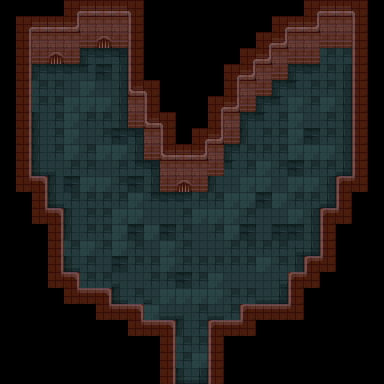

The image is a tile-based game level rendered from a .tmx file. Its description and complete source (layers, tilesets, objects, tile grids) follow:
An orthogonal 24x24 tile map with 16x16 px tiles, 3 tile layers (floor, details, collision).

<map version="1.10" tiledversion="1.10.2" orientation="orthogonal" renderorder="right-down" width="24" height="24" tilewidth="16" tileheight="16" infinite="0" nextlayerid="8" nextobjectid="10">
 <tileset firstgid="1" source="../../Tilesets/dungeon_prison_tileset.tsx" />
 <layer id="3" name="floor" width="24" height="24">
  <data encoding="csv">
0,0,0,0,0,0,0,0,0,0,0,0,0,0,0,0,0,0,0,0,0,0,0,0,
0,0,0,0,0,0,0,0,0,0,0,0,0,0,0,0,0,0,0,0,0,0,0,0,
0,0,0,0,0,0,0,0,0,0,0,0,0,0,0,0,0,0,0,0,0,0,0,0,
0,0,0,0,0,5,6,7,0,0,0,0,0,0,0,0,0,0,0,0,81,81,0,0,
0,0,5,6,6,60,80,32,0,0,0,0,0,0,0,0,0,0,5,6,81,32,0,0,
0,0,81,81,31,82,31,32,0,0,0,0,0,0,0,0,0,5,60,81,81,32,0,0,
0,0,81,81,82,82,82,32,0,0,0,0,0,0,0,0,5,60,82,81,82,32,0,0,
0,0,30,81,82,81,81,32,0,0,0,0,0,0,0,5,60,81,82,31,81,32,0,0,
0,0,30,81,82,31,81,80,7,0,0,0,0,0,0,30,81,81,82,80,81,32,0,0,
0,0,30,81,82,81,82,82,32,0,0,0,0,0,5,81,81,81,82,82,82,32,0,0,
0,0,55,10,81,81,31,81,58,7,0,0,0,5,60,81,82,81,80,81,81,57,0,0,
0,0,0,30,80,82,82,81,80,32,0,0,0,30,31,82,82,31,82,82,32,0,0,0,
0,0,0,55,81,81,81,81,82,58,6,6,81,81,82,82,80,82,81,81,57,0,0,0,
0,0,0,0,30,81,81,82,82,31,31,81,82,82,82,81,31,31,82,32,0,0,0,0,
0,0,0,0,30,81,81,82,80,82,80,81,31,81,82,80,31,80,80,32,0,0,0,0,
0,0,0,0,81,82,81,82,81,31,82,81,31,31,81,81,81,81,8,57,0,0,0,0,
0,0,0,0,55,81,31,80,81,81,82,81,81,81,81,81,82,81,32,0,0,0,0,0,
0,0,0,0,0,81,81,10,31,81,81,80,81,82,31,31,31,8,57,0,0,0,0,0,
0,0,0,0,0,0,0,55,81,10,82,82,82,82,81,81,56,57,0,0,0,0,0,0,
0,0,0,0,0,0,0,0,81,82,56,10,81,56,81,0,0,0,0,0,0,0,0,0,
0,0,0,0,0,0,0,0,0,0,0,30,81,0,0,0,0,0,0,0,0,0,0,0,
0,0,0,0,0,0,0,0,0,0,0,81,81,0,0,0,0,0,0,0,0,0,0,0,
0,0,0,0,0,0,0,0,0,0,0,81,82,0,0,0,0,0,0,0,0,0,0,0,
0,0,0,0,0,0,0,0,0,0,0,55,57,0,0,0,0,0,0,0,0,0,0,0
</data>
 </layer>
 <layer id="2" name="details" width="24" height="24">
  <data encoding="csv">
0,0,0,0,104,2,102,2,105,0,0,0,0,0,0,0,0,0,0,104,2,2,105,0,
0,104,2,102,103,27,127,27,130,0,0,0,0,0,0,0,0,104,2,103,27,27,130,0,
0,129,27,127,27,52,152,52,130,0,0,0,0,0,0,0,104,103,27,27,52,52,130,0,
0,129,52,152,52,0,0,0,130,0,0,0,0,0,0,104,103,27,52,52,0,0,130,0,
0,129,0,0,0,0,0,0,130,0,0,0,0,0,104,103,27,52,0,0,0,0,130,0,
0,129,0,0,0,0,0,0,101,105,0,0,0,0,129,27,52,0,0,0,0,0,130,0,
0,129,0,0,0,0,0,0,27,130,0,0,0,104,103,52,0,0,0,0,0,0,130,0,
0,129,0,0,0,0,0,0,52,101,105,0,0,129,27,0,0,0,0,0,0,0,130,0,
0,129,0,0,0,0,0,0,0,27,130,0,104,103,52,0,0,0,0,0,0,0,130,0,
0,129,0,0,0,0,0,0,0,52,101,102,103,27,0,0,0,0,0,0,0,0,130,0,
0,129,0,0,0,0,0,0,0,0,27,127,27,52,0,0,0,0,0,0,0,0,130,0,
0,154,78,0,0,0,0,0,0,0,52,152,52,0,0,0,0,0,0,0,0,76,155,0,
0,0,129,0,0,0,0,0,0,0,0,0,0,0,0,0,0,0,0,0,0,130,0,0,
0,0,154,78,0,0,0,0,0,0,0,0,0,0,0,0,0,0,0,0,76,155,0,0,
0,0,0,129,0,0,0,0,0,0,0,0,0,0,0,0,0,0,0,0,130,0,0,0,
0,0,0,129,0,0,0,0,0,0,0,0,0,0,0,0,0,0,0,0,130,0,0,0,
0,0,0,129,0,0,0,0,0,0,0,0,0,0,0,0,0,0,0,76,155,0,0,0,
0,0,0,154,78,0,0,0,0,0,0,0,0,0,0,0,0,0,76,155,0,0,0,0,
0,0,0,0,154,77,78,0,0,0,0,0,0,0,0,0,0,0,130,0,0,0,0,0,
0,0,0,0,0,0,154,77,78,0,0,0,0,0,0,76,77,77,155,0,0,0,0,0,
0,0,0,0,0,0,0,0,154,77,78,0,0,76,77,155,0,0,0,0,0,0,0,0,
0,0,0,0,0,0,0,0,0,0,129,0,0,130,0,0,0,0,0,0,0,0,0,0,
0,0,0,0,0,0,0,0,0,0,129,0,0,130,0,0,0,0,0,0,0,0,0,0,
0,0,0,0,0,0,0,0,0,0,129,0,0,130,0,0,0,0,0,0,0,0,0,0
</data>
 </layer>
 <layer id="1" name="collision" width="24" height="24" opacity="0.5">
  <data encoding="csv">
0,0,0,0,502,502,502,502,502,0,0,0,0,0,0,0,0,0,0,502,502,502,502,0,
0,502,502,502,502,502,502,502,502,0,0,0,0,0,0,0,0,502,502,502,502,502,502,0,
0,502,502,502,502,502,502,502,502,0,0,0,0,0,0,0,502,502,502,502,502,502,502,0,
0,502,502,502,502,0,0,0,502,0,0,0,0,0,0,502,502,502,502,502,0,0,502,0,
0,502,0,0,0,0,0,0,502,0,0,0,0,0,502,502,502,502,0,0,0,0,502,0,
0,502,0,0,0,0,0,0,502,502,0,0,0,0,502,502,502,0,0,0,0,0,502,0,
0,502,0,0,0,0,0,0,502,502,0,0,0,502,502,502,0,0,0,0,0,0,502,0,
0,502,0,0,0,0,0,0,502,502,502,0,0,502,502,0,0,0,0,0,0,0,502,0,
0,502,0,0,0,0,0,0,0,502,502,0,502,502,502,0,0,0,0,0,0,0,502,0,
0,502,0,0,0,0,0,0,0,502,502,502,502,502,0,0,0,0,0,0,0,0,502,0,
0,502,0,0,0,0,0,0,0,0,502,502,502,502,0,0,0,0,0,0,0,0,502,0,
0,502,502,0,0,0,0,0,0,0,502,502,502,0,0,0,0,0,0,0,0,502,502,0,
0,0,502,0,0,0,0,0,0,0,0,0,0,0,0,0,0,0,0,0,0,502,0,0,
0,0,502,502,0,0,0,0,0,0,0,0,0,0,0,0,0,0,0,0,502,502,0,0,
0,0,0,502,0,0,0,0,0,0,0,0,0,0,0,0,0,0,0,0,502,0,0,0,
0,0,0,502,0,0,0,0,0,0,0,0,0,0,0,0,0,0,0,0,502,0,0,0,
0,0,0,502,0,0,0,0,0,0,0,0,0,0,0,0,0,0,0,502,502,0,0,0,
0,0,0,502,502,0,0,0,0,0,0,0,0,0,0,0,0,0,502,502,0,0,0,0,
0,0,0,0,502,502,502,0,0,0,0,0,0,0,0,0,0,0,502,0,0,0,0,0,
0,0,0,0,0,0,502,502,502,0,0,0,0,0,0,502,502,502,502,0,0,0,0,0,
0,0,0,0,0,0,0,0,502,502,502,0,0,502,502,502,0,0,0,0,0,0,0,0,
0,0,0,0,0,0,0,0,0,0,502,0,0,502,0,0,0,0,0,0,0,0,0,0,
0,0,0,0,0,0,0,0,0,0,502,0,0,502,0,0,0,0,0,0,0,0,0,0,
0,0,0,0,0,0,0,0,0,0,502,0,0,502,0,0,0,0,0,0,0,0,0,0
</data>
 </layer>
</map>
